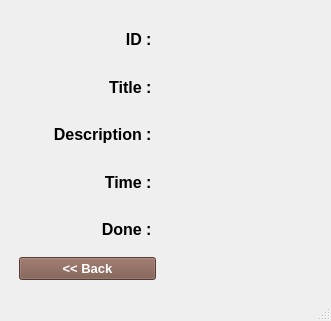
<?xml version="1.0" encoding="UTF-8"?>
<ui version="4.0">
 <class>MainWindow</class>
 <widget class="QMainWindow" name="MainWindow">
  <property name="geometry">
   <rect>
    <x>0</x>
    <y>0</y>
    <width>331</width>
    <height>321</height>
   </rect>
  </property>
  <property name="sizePolicy">
   <sizepolicy hsizetype="Fixed" vsizetype="Fixed">
    <horstretch>0</horstretch>
    <verstretch>0</verstretch>
   </sizepolicy>
  </property>
  <property name="windowTitle">
   <string>Details Of Task</string>
  </property>
  <property name="windowIcon">
   <iconset>
    <normaloff>images/detail_icon.png</normaloff>images/detail_icon.png</iconset>
  </property>
  <widget class="QWidget" name="centralwidget">
   <property name="sizePolicy">
    <sizepolicy hsizetype="Fixed" vsizetype="Fixed">
     <horstretch>0</horstretch>
     <verstretch>0</verstretch>
    </sizepolicy>
   </property>
   <layout class="QGridLayout" name="gridLayout">
    <item row="0" column="0">
     <layout class="QGridLayout" name="gridLayout_2">
      <property name="leftMargin">
       <number>10</number>
      </property>
      <property name="topMargin">
       <number>10</number>
      </property>
      <property name="rightMargin">
       <number>10</number>
      </property>
      <property name="bottomMargin">
       <number>10</number>
      </property>
      <property name="horizontalSpacing">
       <number>20</number>
      </property>
      <property name="verticalSpacing">
       <number>7</number>
      </property>
      <item row="1" column="0">
       <widget class="QLabel" name="label">
        <property name="font">
         <font>
          <pointsize>12</pointsize>
          <bold>true</bold>
         </font>
        </property>
        <property name="text">
         <string>Title : </string>
        </property>
        <property name="alignment">
         <set>Qt::AlignRight|Qt::AlignTrailing|Qt::AlignVCenter</set>
        </property>
       </widget>
      </item>
      <item row="2" column="0">
       <widget class="QLabel" name="label_2">
        <property name="font">
         <font>
          <pointsize>12</pointsize>
          <bold>true</bold>
         </font>
        </property>
        <property name="text">
         <string>Description : </string>
        </property>
        <property name="alignment">
         <set>Qt::AlignRight|Qt::AlignTrailing|Qt::AlignVCenter</set>
        </property>
       </widget>
      </item>
      <item row="1" column="1">
       <widget class="QLabel" name="title_label">
        <property name="font">
         <font>
          <pointsize>12</pointsize>
         </font>
        </property>
        <property name="text">
         <string/>
        </property>
       </widget>
      </item>
      <item row="2" column="1">
       <widget class="QLabel" name="description_label">
        <property name="font">
         <font>
          <pointsize>12</pointsize>
         </font>
        </property>
        <property name="text">
         <string/>
        </property>
       </widget>
      </item>
      <item row="0" column="0">
       <widget class="QLabel" name="label_3">
        <property name="font">
         <font>
          <pointsize>12</pointsize>
          <bold>true</bold>
         </font>
        </property>
        <property name="text">
         <string>ID : </string>
        </property>
        <property name="alignment">
         <set>Qt::AlignRight|Qt::AlignTrailing|Qt::AlignVCenter</set>
        </property>
       </widget>
      </item>
      <item row="0" column="1">
       <widget class="QLabel" name="id_label">
        <property name="font">
         <font>
          <pointsize>12</pointsize>
         </font>
        </property>
        <property name="text">
         <string/>
        </property>
       </widget>
      </item>
      <item row="6" column="0">
       <widget class="QLabel" name="label_5">
        <property name="font">
         <font>
          <pointsize>12</pointsize>
          <bold>true</bold>
         </font>
        </property>
        <property name="text">
         <string>Done : </string>
        </property>
        <property name="alignment">
         <set>Qt::AlignRight|Qt::AlignTrailing|Qt::AlignVCenter</set>
        </property>
       </widget>
      </item>
      <item row="6" column="1">
       <widget class="QLabel" name="done_label">
        <property name="font">
         <font>
          <pointsize>12</pointsize>
         </font>
        </property>
        <property name="text">
         <string/>
        </property>
       </widget>
      </item>
      <item row="3" column="1">
       <widget class="QLabel" name="time_label">
        <property name="font">
         <font>
          <pointsize>12</pointsize>
         </font>
        </property>
        <property name="text">
         <string/>
        </property>
       </widget>
      </item>
      <item row="3" column="0">
       <widget class="QLabel" name="label_4">
        <property name="font">
         <font>
          <pointsize>12</pointsize>
          <bold>true</bold>
         </font>
        </property>
        <property name="text">
         <string>Time : </string>
        </property>
        <property name="alignment">
         <set>Qt::AlignRight|Qt::AlignTrailing|Qt::AlignVCenter</set>
        </property>
       </widget>
      </item>
      <item row="7" column="0">
       <widget class="QPushButton" name="back_btn">
        <property name="font">
         <font>
          <pointsize>10</pointsize>
          <bold>true</bold>
         </font>
        </property>
        <property name="styleSheet">
         <string notr="true">background-color: rgb(121, 85, 72);
color: rgb(255, 255, 255);</string>
        </property>
        <property name="text">
         <string>&lt;&lt; Back</string>
        </property>
       </widget>
      </item>
     </layout>
    </item>
   </layout>
  </widget>
  <widget class="QMenuBar" name="menubar">
   <property name="geometry">
    <rect>
     <x>0</x>
     <y>0</y>
     <width>331</width>
     <height>22</height>
    </rect>
   </property>
  </widget>
  <widget class="QStatusBar" name="statusbar"/>
 </widget>
 <resources/>
 <connections/>
</ui>
